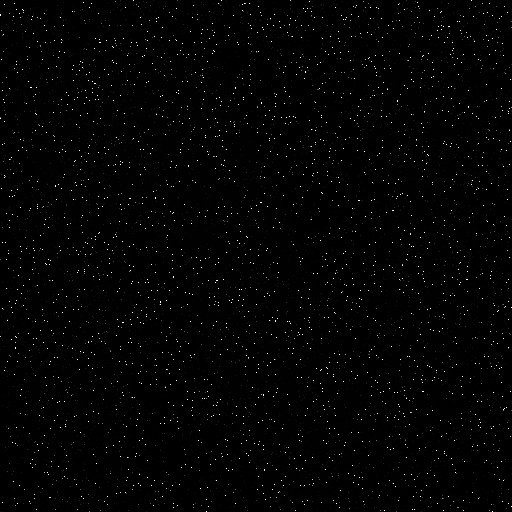
#> input picture masks/hot_pixels.PNG, 512 x 512 px, found by its file name
$ python 3d_recon_single.py
#> lines starting #> are read from the running program, lines starting #| are printed output that depends on the picture
import os
import glob
from spad_lib.SPAD512S import SPAD512S
from spad_lib.spad512utils import *
import numpy as np
import time
import matplotlib.pyplot  as plt
from scipy.stats import linregress
from scipy.ndimage import gaussian_filter, median_filter, gaussian_filter1d
from felipe_utils import CodingFunctionsFelipe
import matplotlib.gridspec as gridspec
import matplotlib.patches as patches
import math
import open3d as o3d
from PIL import Image


exp = 3
k = 3
type = 'coarse'
n_tbins = 640
vmin = None
vmax = None
median_filter_size = 3
correct_master = False
mask_background_pixels = True
use_correlations = True
fov_major_axis_deg = 5


test_file = f'/Volumes/velten/Research_Users/David/Gated_Camera_Project/gated_project_data/exp{exp}/{type}k{k}_exp{exp}.npz'

hot_mask_filename = '/Users/davidparra/PycharmProjects/py-gated-camera/masks/hot_pixels.PNG'
hot_mask = np.array(Image.open(hot_mask_filename))
#> hot_mask is the input picture: shape (512, 512) uint16; min 47, max 38529, mean 578.8
hot_mask[hot_mask < 5000] = 0
hot_mask[hot_mask > 0] = 1
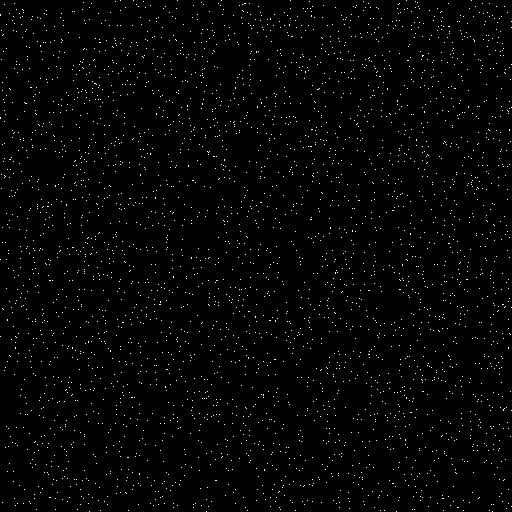
#> hot_mask: shape (512, 512) uint16; values 0 (black) and 1 (white), 1.4% white in thin lines or dots

#> (the run stopped early here; a loop or call above may not have finished)
